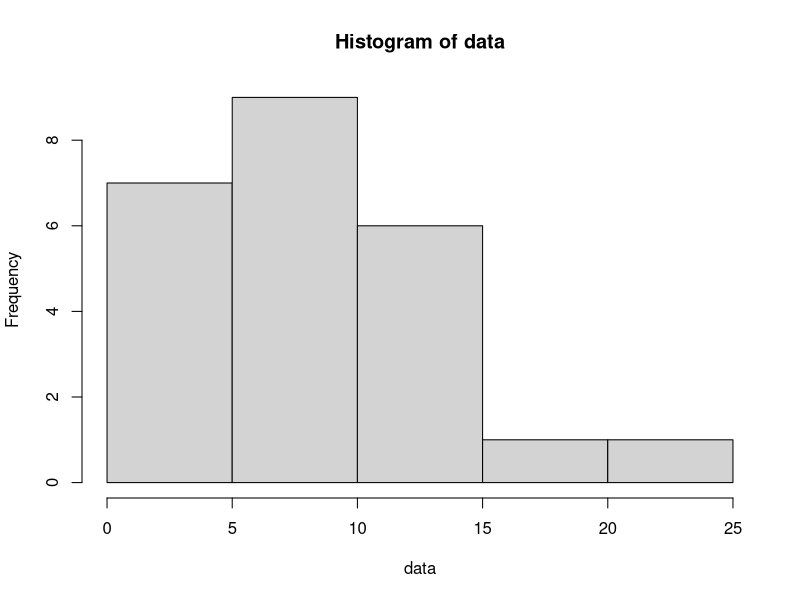
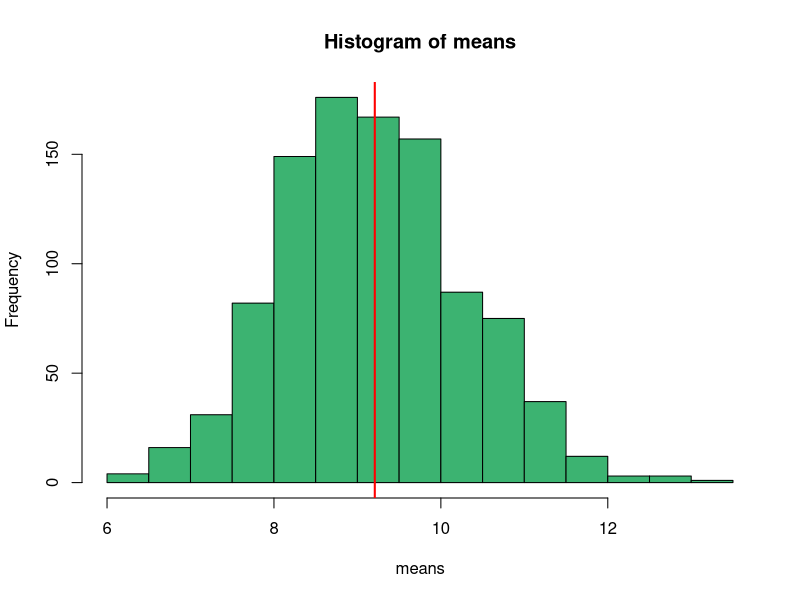

Reproduce these figures in R, in order. (Note: this script raises an error after producing the figures.)
## ---- chunk 1
data = c(12,3,4,10,8,17,15,5,8,10,8,25,1,15,2,14,10,8,6,14,5,6,12,3)

hist(data)
mean(data)


n=length(data)
means = NULL
B = 1000

for (i in 1:B)
{
	boot_sample = sample(data,n,replace=T)
	boot_mean = mean(boot_sample)
	means = c(means, boot_mean)
}

hist(means,col="medium sea green")
abline(v=mean(data),col="red",lwd=2)

# mean of bootstrap distribution (should be close to our statistic)
mean(means)

# 90% CI
quantile(means,c(0.05, 0.95))

# 95% CI
quantile(means,c(0.025, 0.975))

## ---- chunk 2
data = c( rep(1, round(588*.1667)), rep(0, 588-round(588*.1667)))
n=length(data)
props = NULL
B = 5000







hist(props,col="medium sea green")
abline(v=mean(data),col="red",lwd=2)

# center of bootstrap distribution (should be close to our sample statistic)
mean(props)

# 90% CI
quantile(props,c(0.05, 0.95))

# 95% CI
quantile(props,c(0.025, 0.975))

## ---- chunk 3
sampleNo=c(6,2,5,6,10,2,14,4,6,0,4,5,1,5,8,8,10,14,5,10,7,9)
sampleYes=c(7,20,12,5,18,7,15,18,13,0,8,7,12,12,20,13,16)

n1 = length(sampleNo)
n2 = length(sampleYes)

mean(sampleYes) - mean(sampleNo) # our sample statistic (diff. in means)
mean(sampleYes)/mean(sampleNo) # our sample statistic (ratio of means)

diffs = NULL
ratios = NULL
B = 5000







par(mfrow=c(1,2))
hist(diffs,col="medium sea green")
abline(v=(mean(sampleYes) - mean(sampleNo)),col="red",lwd=2)
hist(ratios, col="light sea green")
abline(v=mean(sampleYes)/mean(sampleNo),col="red",lwd=2)

# mean of the bootstrap distribution of diffs
mean(diffs)
# mean of the bootstrap distribution of diffs
mean(ratios)

# 90% CI diffs
quantile(diffs,c(0.05, 0.95))

# 90% CI ratios
quantile(ratios,c(0.05, 0.95))

